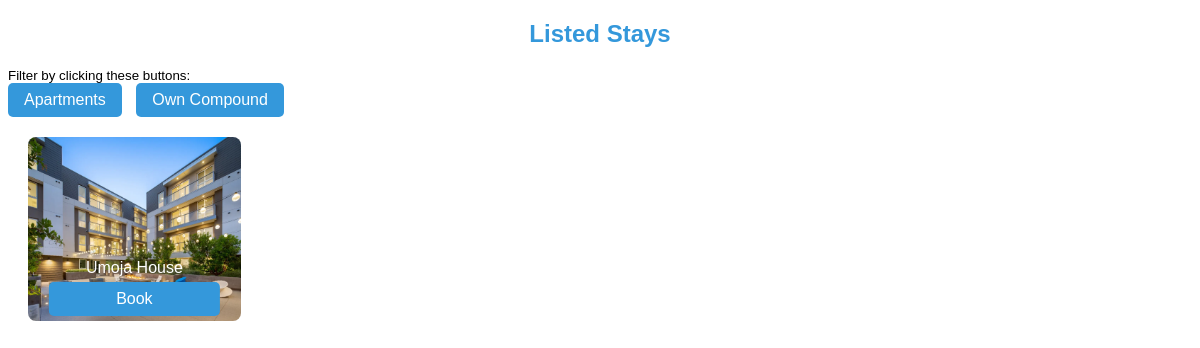
Screenshot of /properties with the database file from the repository.
### tables this page shows
CREATE TABLE properties (
                id INTEGER PRIMARY KEY AUTOINCREMENT,
                name TEXT NOT NULL,
                image BLOB NOT NULL,
                description TEXT NOT NULL,
                thumbnail BLOB NOT NULL,
                interiorimg1 BLOB NOT NULL,
                interiorimg2 BLOB NOT NULL,
                interiorimg3 BLOB NOT NULL,
                interiorimg4 BLOB NOT NULL,
                Price INTEGER NOT NULL,
                Amenities TEXT NOT NULL,
                admin_id INTEGER NOT NULL,
                property_type TEXT NOT NULL,
                FOREIGN KEY (admin_id) REFERENCES admins (id)
            );

### app.py (the view)
@app.route('/properties')
def properties():
    try:
        with sqlite3.connect('users.db') as connection:
            cursor = connection.cursor()
            cursor.execute("SELECT name, thumbnail FROM properties")
            properties_data = cursor.fetchall()
        return render_template('properties.html', properties_data=properties_data)
    except Exception as e:
        print(f"Error fetching properties: {e}")
        properties_data = []
        return render_template('properties.html', properties_data=properties_data, error=str(e))

### templates/properties.html (shortened to what this page needs)
<!DOCTYPE html>
<html lang="en">
<head>
</head>
<body>
    <h2>Listed Stays</h2>
    <p>Filter by clicking these buttons:</p>
    <div class="type-buttons">
        <a href="/type/Apartment" class="type-button">Apartments</a>
        <a href="/type/Own Compound" class="type-button">Own Compound</a>
    </div>
    <div class="image-grid">
        {% for property_data in properties_data %}
            <div class="image-item">
                <img src="/{{ property_data[1] }}" alt="{{ property_data[0] }}">
                <div class="image-caption-container">
                    <div class="image-caption">{{ property_data[0] }}</div>
                    <div><a href="/booking/" class="book-button">Book</a></div>
                </div>
            </div>
        {% endfor %}
    </div>
</body>
</html>

### templates/properties.html (style rules this page uses)
body { font-family: 'Arial', sans-serif; }
.image-grid { display: grid; grid-template-columns: repeat(auto-fill, minmax(200px, 1fr)); gap: 20px; margin: 20px; }
.image-item { position: relative; }
.image-item img { width: 100%; height: auto; border-radius: 8px; display: block; margin: 0 auto; }
.image-caption-container { position: absolute; bottom: -3%; left: 50%; transform: translateX(-50%); width: 80%; background-color: rgba(0, 0, 0, 0.0); color: #fff; padding: 10px; text-align: center; border-radius: 8px; }
.image-caption { margin-bottom: 5px; }
.book-button { display: block; margin-top: 5px; padding: 8px 16px; background-color: #3498db; color: #fff; text-decoration: none; border-radius: 5px; text-align: center; cursor: pointer; }
.type-buttons { margin-bottom: 10px; }
.type-button { display: inline-block; margin-right: 10px; padding: 8px 16px; background-color: #3498db; color: #fff; text-decoration: none; border-radius: 5px; text-align: center; cursor: pointer; }
p { font-size: smaller; margin: 0; }
h2 { text-align: center; color: #3498db; }

### rows the page displays
properties: thumbnail (picture), name "Umoja House"
